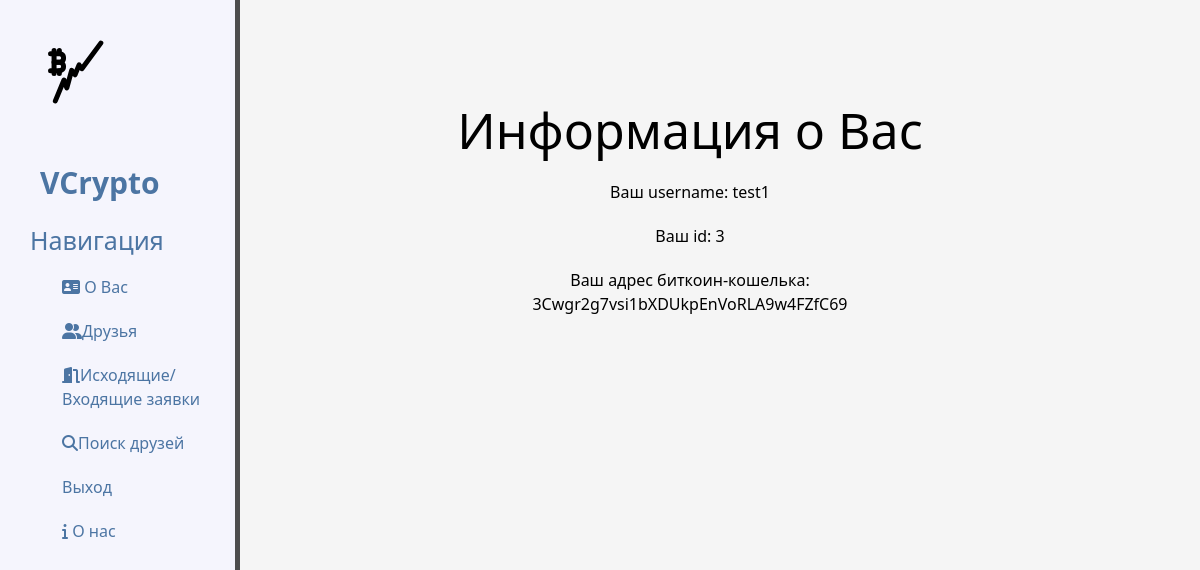
Page /profile/ (signed in) on the committed database.
### users/models.py (models this page shows, shortened)
class CustomUser(AbstractUser):
    friends = models.ManyToManyField('CustomUser', blank=True, symmetrical=True)
    bitcoin_address = models.CharField(max_length=100, blank=True)

### main/views.py (the view)
# urls.py: path('profile/', views.profile, name='profile'),
@login_required
def profile(request):
    return render(request, 'main/about_you.html')  # возможность видеть личную информацию

### main/templates/main/about_you.html (shortened to what this page needs)
{% extends 'main/layout.html' %}
{% load crispy_forms_tags %}
{% block content %}
    <div class="feature">
        <h1>Информация о Вас</h1>
        <p>Ваш username: {{ user.username }}</p>
        <p>Ваш id: {{ user.id }}</p>
        <p>Ваш адрес биткоин-кошелька: {{ user.bitcoin_address }}</p>
    </div>
{% endblock %}

### main/static/main/css/main.css (style rules this page uses)
body { background: #f5f5f5 }
main .feature { float: left; color: #fff; margin-top: 100px; text-align: center; width: 75%; }
main .feature h1 { font-size: 50px; color: #000000; }
main .feature p { max-width: 400px; margin: 20px auto; color: #000000; }
main .feature { transform: translateY(-150%); animation: ani 0.5s forwards; }

### rows in the picture
CustomUser: username "test1", id "3", bitcoin_address "3Cwgr2g7vsi1bXDUkpEnVoRLA9w4FZfC69"
